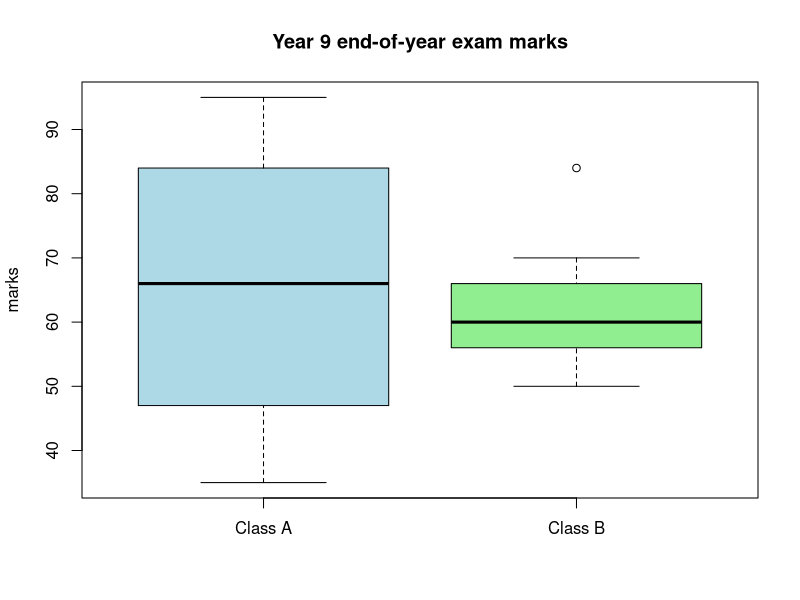

Here is the R script that generated this plot:
# Day 2 - Q3: Compare two Year-9 classes - mean, median, range, boxplot
A <- c(76, 35, 47, 64, 95, 66, 89, 36, 84)
B <- c(51, 56, 84, 60, 59, 70, 63, 66, 50)

res <- data.frame(Class = c("A", "B"),
                  Mean   = round(c(mean(A), mean(B)), 2),
                  Median = c(median(A), median(B)),
                  Range  = c(diff(range(A)), diff(range(B))))
print(res)
cat("\nHigher mean  :", ifelse(mean(A) > mean(B), "Class A", "Class B"))
cat("\nHigher median:", ifelse(median(A) > median(B), "Class A", "Class B"))
cat("\nLarger range :", ifelse(diff(range(A)) > diff(range(B)), "Class A", "Class B"), "(= less consistent)\n")

png("day2/output/q03_boxplot.png", 650, 500)
boxplot(A, B, names = c("Class A", "Class B"), col = c("lightblue", "lightgreen"),
        main = "Year 9 end-of-year exam marks", ylab = "marks")
invisible(dev.off())
cat("\nInference: Class A has the higher mean and median but also a much wider spread (range 60 vs 34), so its\nresults are less consistent. Class B is tighter around its median (60); its high mark 84 shows up as an outlier.\n")
cat("Outliers (Class B):", boxplot.stats(B)$out, "\nPlot saved: day2/output/q03_boxplot.png\n")
